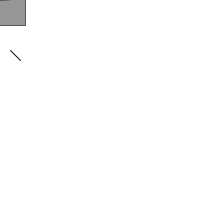
Frame 1 (no input)
Frame 60 (the mouse pressed at the canvas centre just before this capture): identical to frame 1, image omitted
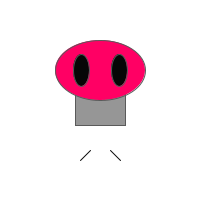
Frame 120 (the mouse held since frame 60 and released just before this capture)

The Processing sketch that drew these frames (run headless with seeded random() and noise(); from frame 60 on, the mouse is pressed at the canvas centre):

// Processing sketch: zoog_monster
// ── zoog_monster.pde
void setup(){ //runs once at startup
   size(200,200); //size of square
}

void draw(){ //runs over and over
background(255);

  ellipseMode(CENTER);
  rectMode(CENTER); //drawing rect from center

 translate(mouseX,mouseY);
 
 //body
 stroke(90); //stroke color
 fill(150); //color of body
 rect(0,0,50,50); //(x100,y1,x5,x2

 //head
 fill(255,0,100); //color of fill
 ellipse(0,-30,90,60); //(x1,y1,x2,y2);
 
 //eyes
 fill(6); //color of fill
 ellipse(-19,-30,16,32); //(x1,y1,x2,y2);
 ellipse(19,-30,16,32); //(x1,y1,x2,y2);
 
 //legs
 stroke(9); //stroke color
 line(-10,50,-20,60); //(x1,y1,x2,y2);
 line(10,50,20,60); //(x1,y1,x2,y2);
 
} 
